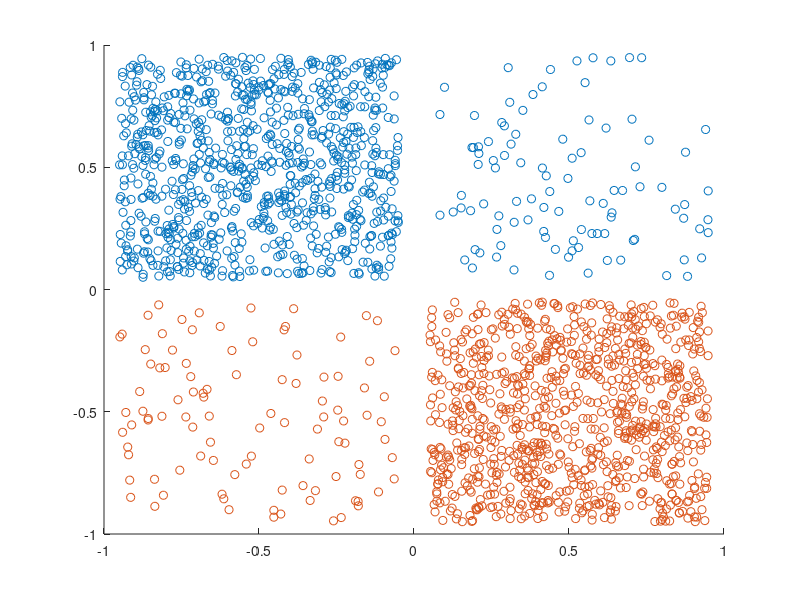

The MATLAB script that drew this image: (Note: this script raises an error after producing the figure.)
function[] = test_linear_classifiers()
c = 0;
model_trainers = {
    @(X, T) train_linear_regression(X, T, c);
    @(X, T) train_fisher_discriminant(X, T, c);
    @(X, T) train_logistic_regression(X, T, c);
    };
fmts = {'g', 'm', 'k'};
names = {'linear regression', 'Fisher''s linear discriminant', ...
    'logistic regression'};
data_generators = {
    @() anti_linear_regression();
    @() anti_fisher_discriminant();
    @() anti_logistic_regression();
    };
titles = {'data1', 'data2', 'data3'};

close all;
AUCs = zeros(length(data_generators), length(model_trainers));
for d = 1:length(data_generators)
    generator = data_generators{d};
    [X, labels] = generator();
    I = labels>0;
    pos = X(I, :);
    neg = X(~I, :);
    figure(d);
    scatter(pos(:, 1), pos(:, 2), 'r.');
    hold on;
    scatter(neg(:, 1), neg(:, 2), 'b.');
    for m = 1:length(model_trainers)
        trainer = model_trainers{m};
        model = trainer(X, labels);
        plot_linear_model(model, 1, fmts{m});
        AUCs(d, m) = auc(labels, linear_model(model, X));
    end
    legend([{'Pos', 'Neg'}, names]);
    title(titles(d));
    grid on;
    box off;
    hold off;
end
AUCs

function[X, labels] = anti_logistic_regression()
num_pos = 1000;
num_neg = 1000;
pos = [get_data([0, 0.2], [1, 0.1], num_pos*9/10);
    get_data([1, -1], [0.1, 0.1], num_pos/10);
    get_data([0, 1], [0.1, 0.1], num_pos/10);
    ];
neg = [get_data([0, -0.2], [1, 0.1], num_neg*9/10);
    get_data([-1, 1], [0.1, 0.1], num_neg/10)
    get_data([0, -1], [0.1, 0.1], num_neg/10)
    ];
X = [pos; neg];
labels = [ones(length(pos), 1); -ones(length(neg), 1)];

function[X, labels] = anti_linear_regression()
num_pos = 1000;
num_neg = 1000;
pos = [get_data([-0.5, 0.5], [0.45, 0.45], num_pos*9/10);
    get_data([0.5, 0.5], [0.45, 0.45], num_pos/10)];
neg = [get_data([0.5, -0.5], [0.45, 0.45], num_neg*9/10);
    get_data([-0.5, -0.5], [0.45, 0.45], num_neg/10)];
X = [pos; neg];
labels = [ones(length(pos), 1); -ones(length(neg), 1)];

function[X, labels] = anti_fisher_discriminant()
num_pos = 200;
num_neg = 200;
pos = [get_data([-0.5, 0.5], [0.01, 0.8], num_pos/2)
    get_data([0.5, 0.5], [0.01, 0.1], num_pos/2)];
neg = [get_data([-0.5, -0.5], [0.01, 0.1], num_neg/2)
    get_data([0.5, -0.5], [0.01, 0.8], num_neg/2)];
X = [pos; neg];
labels = [ones(length(pos), 1); -ones(length(neg), 1)];

function[X] = get_data(means, scales, num)
X = 2*rand(num, 2)-1;
X = X .* [ones(num, 1)*scales(1), ones(num, 1)*scales(2)];
X = X + ones(num, 1) * means;